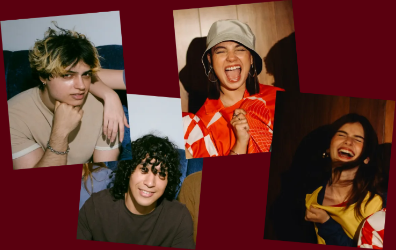
#> input picture scratch/orig_cards_binary.png, 396 x 250 px, found by its file name
$ python extract_exact_orig_card.py
#> lines starting #> are read from the running program, lines starting #| are printed output that depends on the picture
import os
from PIL import Image
import numpy as np

orig = Image.open('scratch/orig_cards_binary.png').convert('RGBA')

# In 396x250:
# Card center:
# cx = (-0.7 + 162.0) / 2 = 80.65
# cy = (7.6 + 256.3) / 2 = 131.95
cx = 80.65
cy = 131.95

# Let's rotate orig by +5.0 degrees around (cx, cy) to make it upright
unrotated_orig = orig.rotate(5.0, resample=Image.Resampling.BICUBIC, center=(cx, cy))
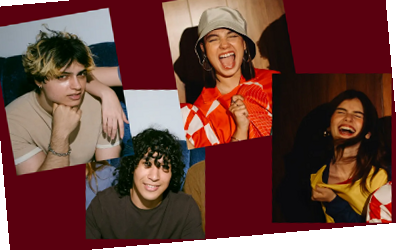
#> unrotated_orig: PIL image 396x250 RGBA; mean R, G, B, A 94.9, 51.4, 45.2, 240.5; transparent parts drawn white

# Crop upright card: w=143, h=237
crop_box = (int(cx - 72), int(cy - 120), int(cx + 72), int(cy + 120))
upright_card = unrotated_orig.crop(crop_box)
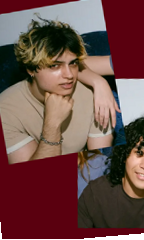
#> upright_card: PIL image 144x240 RGBA; mean R, G, B, A 107.6, 73.9, 69.6, 252.4; transparent parts drawn white
upright_card.save('scratch/exact_orig_upright_card.png')
print("Saved exact_orig_upright_card.png, size:", upright_card.size)
#| Saved exact_orig_upright_card.png, size: (144, 240)
